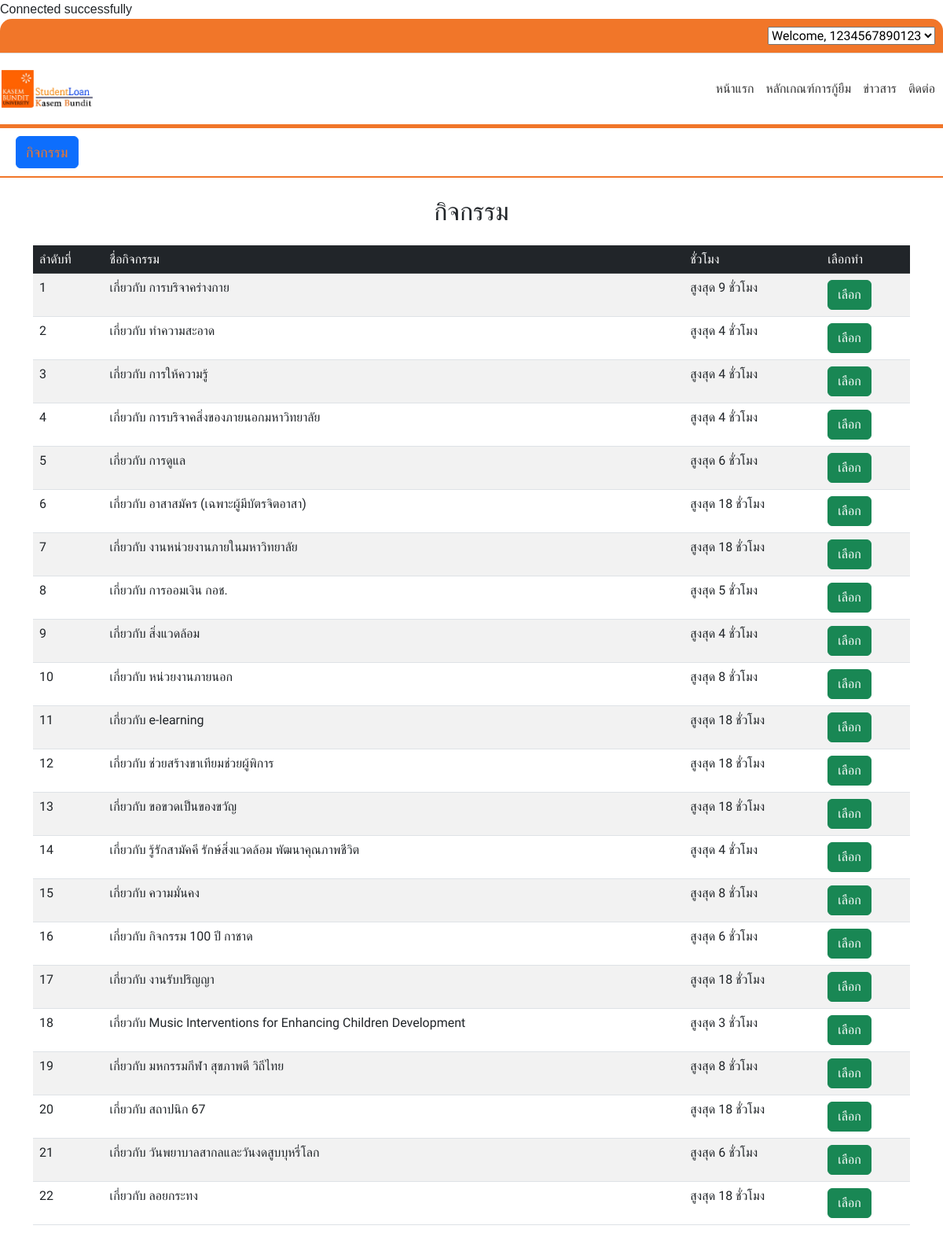
The app's page /user/user_studentloan2.php (signed in) with its own data.
### tables this page shows
CREATE TABLE `activities` (
  `id` int(11) NOT NULL,
  `name` varchar(255) NOT NULL,
  `max_hours` int(11) NOT NULL
);

### user/user_studentloan2.php (the view, shortened to what this page needs)
<?php
include '/xampp/htdocs/Project_Final/server.php';
$sql = "SELECT id, name, max_hours FROM activities";
$result = $conn->query($sql);
?>
<!DOCTYPE html>
<html lang="th">
<head>
    <link rel="stylesheet" href="../static/css/style.css">
    <link href="https://cdn.jsdelivr.net/npm/bootstrap@5.3.0-alpha1/dist/css/bootstrap.min.css" rel="stylesheet">
</head>
<body>
<?php include('../user/header.php'); ?>
    <div class="menu-container">
        <div class="menu">
            <a href="user_studentloan2.php" class="btn btn-primary">กิจกรรม</a>
        </div>
    </div>
    <main class="container my-4">
        <h2 class="text-center mb-4">กิจกรรม</h2>
        <form action="save_data.php" method="POST">
            <table class="table table-striped">
                <thead class="table-dark">
                    <tr>
                        <th>ลำดับที่</th>
                        <th>ชื่อกิจกรรม</th>
                        <th>ชั่วโมง</th>
                        <th>เลือกทำ</th>
                    </tr>
                </thead>
                <tbody>
                    <?php
                    if ($result->num_rows > 0) {
                        while($row = $result->fetch_assoc()) {
                            echo "<tr>";
                            echo "<td>" . $row["id"] . "</td>";
                            echo "<td class='h2o'>" . $row["name"] . "</td>";
                            echo "<td>สูงสุด " . $row["max_hours"] . " ชั่วโมง</td>";
                            echo "<td><button type='submit' name='activity' value='" . $row["id"] . "' class='btn btn-success'>เลือก</button></td>";
                            echo "</tr>";
                        }
                    } else {
                        echo "<tr><td colspan='4'>ไม่มีข้อมูลกิจกรรม</td></tr>";
                    }
                    ?>
                </tbody>
            </table>
        </form>
    </main>
</body>
</html>

### static/css/style.css (style rules this page uses)
* { margin: 0; padding: 0; box-sizing: border-box; font-family: "Prompt", sans-serif; font-weight: 300; font-style: normal; }
.container { max-width: 1200px; width: 90%; margin: auto; }

### user/user_studentloan2.php (style rules this page uses)
body { font-family: Arial, sans-serif; margin: 0; padding: 0; }
.menu-container { display: flex; justify-content: space-between; align-items: center; padding: 10px; background-color: #ffffff; border-bottom: 2px solid #F17629; }
.menu { display: flex; justify-content: flex-end; }
.menu a { margin: 0 10px; color: #F17629; text-decoration: none; font-size: 18px; }

### records on screen
activities: id "1", name "เกี่ยวกับ การบริจาคร่างกาย", max_hours "9"
activities: id "2", name "เกี่ยวกับ ทำความสะอาด", max_hours "4"
activities: id "3", name "เกี่ยวกับ การให้ความรู้", max_hours "4"
activities: id "4", name "เกี่ยวกับ การบริจาคสิ่งของภายนอกมหาวิทยาลัย", max_hours "4"
activities: id "5", name "เกี่ยวกับ การดูแล", max_hours "6"
activities: id "6", name "เกี่ยวกับ อาสาสมัคร (เฉพาะผู้มีบัตรจิตอาสา)", max_hours "18"
activities: id "7", name "เกี่ยวกับ งานหน่วยงานภายในมหาวิทยาลัย", max_hours "18"
activities: id "8", name "เกี่ยวกับ การออมเงิน กอช.", max_hours "5"
activities: id "9", name "เกี่ยวกับ สิ่งแวดล้อม", max_hours "4"
activities: id "10", name "เกี่ยวกับ หน่วยงานภายนอก", max_hours "8"
activities: id "11", name "เกี่ยวกับ e-learning", max_hours "18"
activities: id "12", name "เกี่ยวกับ ช่วยสร้างขาเทียมช่วยผู้พิการ", max_hours "18"
activities: id "13", name "เกี่ยวกับ ขอขวดเป็นของขวัญ", max_hours "18"
activities: id "14", name "เกี่ยวกับ รู้รักสามัคคี รักษ์สิ่งแวดล้อม พัฒนาคุณภาพชีวิต", max_hours "4"
activities: id "15", name "เกี่ยวกับ ความมั่นคง", max_hours "8"
activities: id "16", name "เกี่ยวกับ กิจกรรม 100 ปี กาชาด", max_hours "6"
activities: id "17", name "เกี่ยวกับ งานรับปริญญา", max_hours "18"
activities: id "18", name "เกี่ยวกับ Music Interventions for Enhancing Children Development", max_hours "3"
activities: id "19", name "เกี่ยวกับ มหกรรมกีฬา สุขภาพดี วิถีไทย", max_hours "8"
activities: id "20", name "เกี่ยวกับ สถาปนิก 67", max_hours "18"
activities: id "21", name "เกี่ยวกับ วันพยาบาลสากลและวันงดสูบบุหรี่โลก", max_hours "6"
activities: id "22", name "เกี่ยวกับ ลอยกระทง", max_hours "18"
